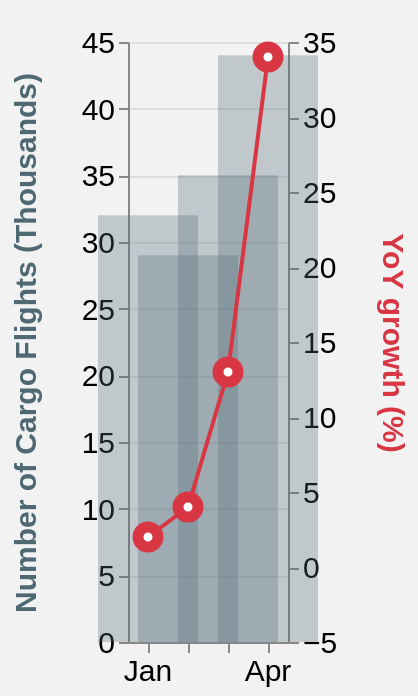

Express this chart as Vega-Lite.
### Vega-Lite specification from a JSON file in a GitHub repository (floating-point values rounded to 4 significant figures)
{"$schema": "https://vega.github.io/schema/vega-lite/v5.json", "description": "A dual axis chart, created by setting y's scale resolution to `\"independent\"`", "width": "container", "height": 300, "background": "#F2F2F2", "data": {"values": [{"month": "01/20", "cargo-flights": 32, "growth": 2}, {"month": "02/20", "cargo-flights": 29, "growth": 4}, {"month": "03/20", "cargo-flights": 35, "growth": 13}, {"month": "04/20", "cargo-flights": 44, "growth": 34}]}, "encoding": {"x": {"timeUnit": "month", "field": "month", "axis": {"format": "%b", "title": null, "labelFontSize": 15}, "type": "ordinal"}}, "layer": [{"mark": {"opacity": 0.3, "type": "bar", "color": "#4F6973", "size": 50}, "encoding": {"y": {"field": "cargo-flights", "type": "quantitative", "title": "Number of Cargo Flights (Thousands)", "axis": {"titleColor": "#4F6973", "titleFontSize": 15, "titlePadding": 20, "labelFontSize": 15}}, "tooltip": [{"field": "month", "type": "ordinal", "timeUnit": "month", "title": "Month"}, {"field": "cargo-flights", "type": "quantitative", "title": "Cargo Flights (Thousands)"}]}}, {"mark": {"stroke": "#D93644", "type": "line", "point": {"fill": "white", "filled": false, "stroke": "#D93644", "strokeWidth": 10}}, "encoding": {"y": {"aggregate": "average", "field": "growth", "scale": {"domain": [-5, 35]}, "title": "YoY growth (%)", "axis": {"titleColor": "#D93644", "titleFontSize": 15, "titlePadding": 20, "labelFontSize": 15}}, "tooltip": [{"field": "month", "type": "ordinal", "timeUnit": "month", "title": "Month"}, {"field": "growth", "type": "quantitative", "title": "Growth Percentage (%)"}]}}], "resolve": {"scale": {"y": "independent"}}, "config": {}}
